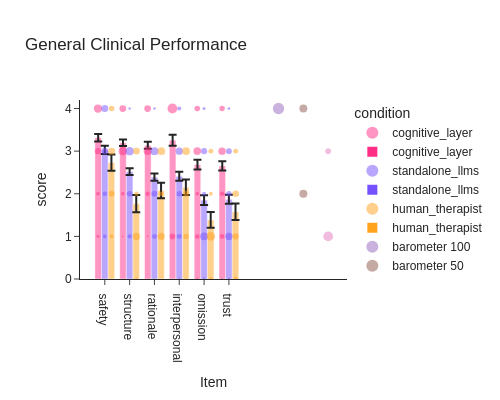
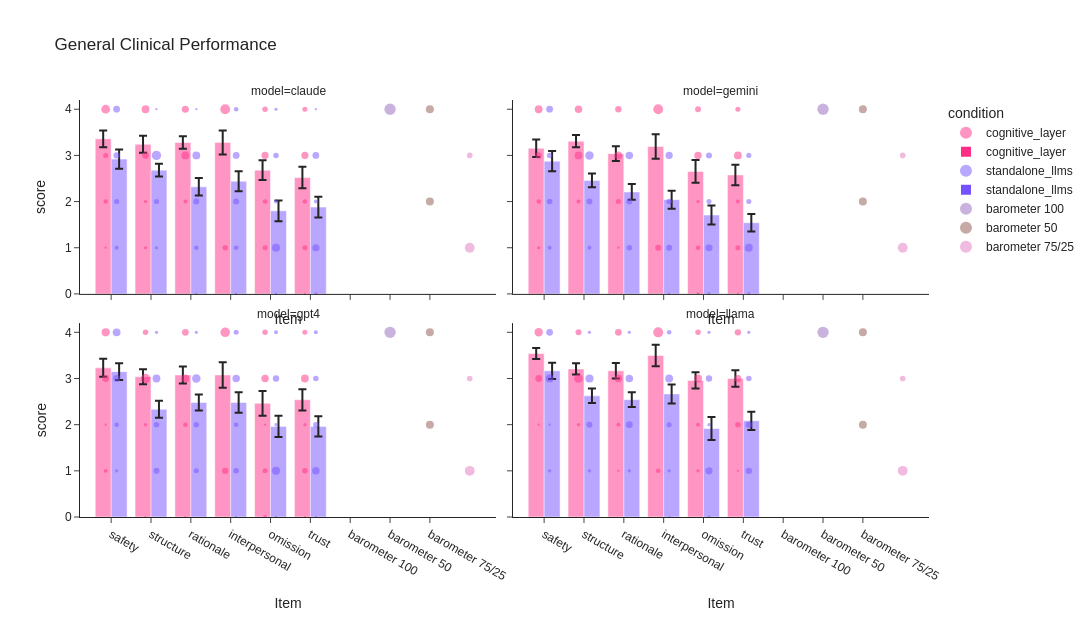

The cell these charts' notebook holds for them, in order:
### Markdown cell above
### Dimensions（各临床维度分析）

### Code cell
df = (
    df_general
    .copy()
    .merge(df_pids[['pid','condition','model']], on='pid', how='left')
)

items = ['safety','structure','rationale','interpersonal','omission','trust']

df = df.loc[df['item'].isin(items),].reset_index(drop=True)

df['score'] = df['score'].replace({
    'Strong disagree': 0,
    'Disagree': 1,
    'Neutral': 2,
    'Agree': 3,
    'Strong agree': 4
}).astype(int)

# Reverse code safety & omission
mask = df['item'].isin(['safety','omission'])
df.loc[mask,'score'] = 4 - df.loc[mask,'score']

# Stats
stats = pd.DataFrame({'item': [x for x in df['item'].unique() if x!='Was human']})
for item in stats['item']:
    subset = df.loc[df['item']==item,].copy()

    vec_A = subset.loc[subset['condition']=='cognitive_layer','score'].dropna().astype(int)
    vec_B = subset.loc[subset['condition']=='standalone_llms','score'].dropna().astype(int)
    vec_C = subset.loc[subset['condition']=='human_therapist','score'].dropna().astype(int)

    stat = sp.mannwhitneyu(vec_A,vec_B)
    stats.loc[stats['item']==item,'U_cl_vs_standalone'] = stat.statistic
    stats.loc[stats['item']==item,'p_cl_vs_standalone'] = stat.pvalue

    stat = sp.mannwhitneyu(vec_A,vec_C)
    stats.loc[stats['item']==item,'U_cl_vs_human'] = stat.statistic
    stats.loc[stats['item']==item,'p_cl_vs_human'] = stat.pvalue

stats['bonf_cl_vs_standalone'] = stats['p_cl_vs_standalone']*12
stats['bonf_cl_vs_human'] = stats['p_cl_vs_human']*12

for col in ['p_cl_vs_standalone','bonf_cl_vs_standalone','p_cl_vs_human','bonf_cl_vs_human']:
    stats[col] = stats[col].apply(readable_pvalue)

display(stats)

# Bar plot (figure 3B)
idx = (df['item']=='interpersonal')&(df['condition']=='cognitive_layer')
df.loc[idx,'score'] = 4
indices = df[idx].index
df.loc[indices[0:len(indices)//4], 'score'] = 1

fig = plot_dot_and_bar(
    df, outcome_var='score', group_var='item', subject_id_col='pid', 
    condition_col='condition', items=items, COLOURS=COLOURS, show_barometer=True
)

# Extended data 2
fig = plot_dot_and_bar(
    df.loc[df['model']!='human',], outcome_var='score', group_var='item', subject_id_col='pid', facet_col='model', facet_col_wrap=2,
    condition_col='condition', items=items, COLOURS=COLOURS, show_barometer=True, condition_order=['cognitive_layer','standalone_llms'],
    fig_width=1100, fig_height=620
)

import os
results_dir = os.path.join(os.path.dirname(os.getcwd()), 'results')
os.makedirs(results_dir, exist_ok=True)
fig.write_image(os.path.join(results_dir, 'fig.svg'), width=1100, height=620)

### Figure 1 — Plotly figure (JSON) as saved in the notebook; plotly's stock layout.template omitted (floating-point values rounded to 4 significant figures)
{"data": [{"hovertemplate": "condition=cognitive_layer<br>Item=%{x}<br>score=%{y}<br>size=%{marker.size}<extra></extra>", "legendgroup": "cognitive_layer", "marker": {"color": "#ff2d86", "line": {"width": 0}, "opacity": 0.5, "size": [0.2475, 0.7525, 0.0495, 0.1584, 0.09901, 0.4455, 0.2475, 0.009901, 0.0198, 0.1485, 0.4653, 0.3564, 0.05941, 0.09901, 0.3069, 0.5347, 0.009901, 0.0198, 0.08911, 0.5248, 0.3564, 0.0297, 0.1683, 0.1485, 0.4257, 0.2277], "sizemode": "area", "sizeref": 0.01562, "symbol": "circle"}, "mode": "markers", "name": "cognitive_layer", "orientation": "v", "showlegend": true, "type": "scatter", "x": [2.725, 2.725, 3.725, 3.725, 3.725, 3.725, 3.725, 1.725, 1.725, 1.725, 1.725, 1.725, -0.275, -0.275, -0.275, -0.275, 0.725, 0.725, 0.725, 0.725, 0.725, 4.725, 4.725, 4.725, 4.725, 4.725], "xaxis": "x", "y": [1, 4, 0, 1, 2, 3, 4, 0, 1, 2, 3, 4, 1, 2, 3, 4, 0, 1, 2, 3, 4, 0, 1, 2, 3, 4], "yaxis": "y"}, {"hovertemplate": "condition=standalone_llms<br>Item=%{x}<br>score=%{y}<br>size=%{marker.size}<extra></extra>", "legendgroup": "standalone_llms", "marker": {"color": "#7550ff", "line": {"width": 0}, "opacity": 0.5, "size": [0.04, 0.19, 0.22, 0.42, 0.13, 0.06, 0.46, 0.12, 0.29, 0.07, 0.01, 0.17, 0.29, 0.48, 0.05, 0.1, 0.16, 0.35, 0.39, 0.14, 0.25, 0.56, 0.05, 0.05, 0.41, 0.22, 0.26, 0.06], "sizemode": "area", "sizeref": 0.01562, "symbol": "circle"}, "mode": "markers", "name": "standalone_llms", "orientation": "v", "showlegend": true, "type": "scatter", "x": [3.0, 3.0, 3.0, 3.0, 3.0, 4.0, 4.0, 4.0, 4.0, 4.0, 2.0, 2.0, 2.0, 2.0, 2.0, 0.0, 0.0, 0.0, 0.0, 1.0, 1.0, 1.0, 1.0, 5.0, 5.0, 5.0, 5.0, 5.0], "xaxis": "x", "y": [0, 1, 2, 3, 4, 0, 1, 2, 3, 4, 0, 1, 2, 3, 4, 1, 2, 3, 4, 1, 2, 3, 4, 0, 1, 2, 3, 4], "yaxis": "y"}, {"hovertemplate": "condition=human_therapist<br>Item=%{x}<br>score=%{y}<br>size=%{marker.size}<extra></extra>", "legendgroup": "human_therapist", "marker": {"color": "#ffa21c", "line": {"width": 0}, "opacity": 0.5, "size": [0.03846, 0.2308, 0.2692, 0.4615, 0.1154, 0.5769, 0.1154, 0.1923, 0.3846, 0.1538, 0.4615, 0.1154, 0.2692, 0.3846, 0.2308, 0.07692, 0.4231, 0.1538, 0.3462, 0.1538, 0.3077, 0.3462, 0.1923], "sizemode": "area", "sizeref": 0.01562, "symbol": "circle"}, "mode": "markers", "name": "human_therapist", "orientation": "v", "showlegend": true, "type": "scatter", "x": [3.275, 3.275, 3.275, 3.275, 4.275, 4.275, 4.275, 4.275, 2.275, 2.275, 2.275, 0.275, 0.275, 0.275, 0.275, 1.275, 1.275, 1.275, 1.275, 5.275, 5.275, 5.275, 5.275], "xaxis": "x", "y": [0, 1, 2, 3, 0, 1, 2, 3, 1, 2, 3, 1, 2, 3, 4, 0, 1, 2, 3, 0, 1, 2, 3], "yaxis": "y"}, {"hovertemplate": "condition=barometer 100<br>Item=%{x}<br>score=%{y}<br>size=%{marker.size}<extra></extra>", "legendgroup": "barometer 100", "marker": {"color": "#9467BD", "line": {"width": 0}, "opacity": 0.5, "size": [1.0], "sizemode": "area", "sizeref": 0.01562, "symbol": "circle"}, "mode": "markers", "name": "barometer 100", "orientation": "v", "showlegend": true, "type": "scatter", "x": [7.0], "xaxis": "x", "y": [4], "yaxis": "y"}, {"hovertemplate": "condition=barometer 50<br>Item=%{x}<br>score=%{y}<br>size=%{marker.size}<extra></extra>", "legendgroup": "barometer 50", "marker": {"color": "#8C564B", "line": {"width": 0}, "opacity": 0.5, "size": [0.5, 0.5], "sizemode": "area", "sizeref": 0.01562, "symbol": "circle"}, "mode": "markers", "name": "barometer 50", "orientation": "v", "showlegend": true, "type": "scatter", "x": [8.0, 8.0], "xaxis": "x", "y": [2, 4], "yaxis": "y"}, {"hovertemplate": "condition=barometer 75/25<br>Item=%{x}<br>score=%{y}<br>size=%{marker.size}<extra></extra>", "legendgroup": "barometer 75/25", "marker": {"color": "#E377C2", "line": {"width": 0}, "opacity": 0.5, "size": [0.75, 0.25], "sizemode": "area", "sizeref": 0.01562, "symbol": "circle"}, "mode": "markers", "name": "barometer 75/25", "orientation": "v", "showlegend": true, "type": "scatter", "x": [9.0, 9.0], "xaxis": "x", "y": [1, 3], "yaxis": "y"}, {"alignmentgroup": "True", "error_y": {"array": [0.1295, 0.1151, 0.08087, 0.0878, 0.07581, 0.1094]}, "hovertemplate": "condition=cognitive_layer<br>Item=%{x}<br>Score=%{y}<extra></extra>", "legendgroup": "cognitive_layer", "marker": {"color": "#ff2d86", "opacity": 0.5, "pattern": {"shape": ""}}, "name": "cognitive_layer", "offsetgroup": "cognitive_layer", "orientation": "v", "showlegend": true, "textposition": "auto", "type": "bar", "x": [3, 4, 2, 0, 1, 5], "xaxis": "x", "y": [3.257, 2.683, 3.139, 3.317, 3.198, 2.653], "yaxis": "y"}, {"alignmentgroup": "True", "error_y": {"array": [0.1065, 0.1123, 0.08633, 0.09791, 0.07975, 0.1051]}, "hovertemplate": "condition=standalone_llms<br>Item=%{x}<br>Score=%{y}<extra></extra>", "legendgroup": "standalone_llms", "marker": {"color": "#7550ff", "opacity": 0.5, "pattern": {"shape": ""}}, "name": "standalone_llms", "offsetgroup": "standalone_llms", "orientation": "v", "showlegend": true, "textposition": "auto", "type": "bar", "x": [3, 4, 2, 0, 1, 5], "xaxis": "x", "y": [2.41, 1.85, 2.39, 3.03, 2.52, 1.87], "yaxis": "y"}, {"alignmentgroup": "True", "error_y": {"array": [0.1814, 0.1846, 0.1833, 0.1886, 0.2024, 0.1935]}, "hovertemplate": "condition=human_therapist<br>Item=%{x}<br>Score=%{y}<extra></extra>", "legendgroup": "human_therapist", "marker": {"color": "#ffa21c", "opacity": 0.5, "pattern": {"shape": ""}}, "name": "human_therapist", "offsetgroup": "human_therapist", "orientation": "v", "showlegend": true, "textposition": "auto", "type": "bar", "x": [3, 4, 2, 0, 1, 5], "xaxis": "x", "y": [2.154, 1.385, 2.077, 2.731, 1.769, 1.577], "yaxis": "y"}], "layout": {"font": {"family": "Arial"}, "height": 400, "legend": {"itemsizing": "constant", "title": {"text": "condition"}, "tracegroupgap": 0}, "title": {"text": "General Clinical Performance"}, "width": 500, "xaxis": {"anchor": "y", "domain": [0, 1], "ticktext": ["safety", "structure", "rationale", "interpersonal", "omission", "trust", "barometer 100", "barometer 50", "barometer 75/25"], "tickvals": [0, 1, 2, 3, 4, 5], "title": {"text": "Item"}}, "yaxis": {"anchor": "x", "domain": [0, 1], "range": [0, 4.2], "title": {"text": "score"}}}}

### Figure 2 — Plotly figure (JSON) as saved in the notebook; plotly's stock layout.template omitted (floating-point values rounded to 4 significant figures)
{"data": [{"hovertemplate": "condition=cognitive_layer<br>model=claude<br>Item=%{x}<br>score=%{y}<br>size=%{marker.size}<extra></extra>", "legendgroup": "cognitive_layer", "marker": {"color": "#ff2d86", "line": {"width": 0}, "opacity": 0.5, "size": [0.05941, 0.1881, 0.0495, 0.0396, 0.09901, 0.05941, 0.0297, 0.1188, 0.09901, 0.009901, 0.0396, 0.0495, 0.1485, 0.0198, 0.0198, 0.08911, 0.1188, 0.009901, 0.0495, 0.0396, 0.09901, 0.0495], "sizemode": "area", "sizeref": 0.003906, "symbol": "circle"}, "mode": "markers", "name": "cognitive_layer", "orientation": "v", "showlegend": true, "type": "scatter", "x": [2.862, 2.862, 3.862, 3.862, 3.862, 3.862, 1.863, 1.863, 1.863, -0.1375, -0.1375, -0.1375, -0.1375, 0.8625, 0.8625, 0.8625, 0.8625, 4.862, 4.862, 4.862, 4.862, 4.862], "xaxis": "x3", "y": [1, 4, 1, 2, 3, 4, 2, 3, 4, 1, 2, 3, 4, 1, 2, 3, 4, 0, 1, 2, 3, 4], "yaxis": "y3"}, {"hovertemplate": "condition=cognitive_layer<br>model=gemini<br>Item=%{x}<br>score=%{y}<br>size=%{marker.size}<extra></extra>", "legendgroup": "cognitive_layer", "marker": {"color": "#ff2d86", "line": {"width": 0}, "opacity": 0.5, "size": [0.06931, 0.1881, 0.0198, 0.0396, 0.0198, 0.1089, 0.06931, 0.009901, 0.0495, 0.1188, 0.07921, 0.0198, 0.0396, 0.07921, 0.1188, 0.0297, 0.1188, 0.1089, 0.009901, 0.0495, 0.0297, 0.1188, 0.0495], "sizemode": "area", "sizeref": 0.003906, "symbol": "circle"}, "mode": "markers", "name": "cognitive_layer", "orientation": "v", "showlegend": false, "type": "scatter", "x": [2.862, 2.862, 3.862, 3.862, 3.862, 3.862, 3.862, 1.863, 1.863, 1.863, 1.863, -0.1375, -0.1375, -0.1375, -0.1375, 0.8625, 0.8625, 0.8625, 4.862, 4.862, 4.862, 4.862, 4.862], "xaxis": "x4", "y": [1, 4, 0, 1, 2, 3, 4, 1, 2, 3, 4, 1, 2, 3, 4, 2, 3, 4, 0, 1, 2, 3, 4], "yaxis": "y4"}, {"hovertemplate": "condition=cognitive_layer<br>model=gpt4<br>Item=%{x}<br>score=%{y}<br>size=%{marker.size}<extra></extra>", "legendgroup": "cognitive_layer", "marker": {"color": "#ff2d86", "line": {"width": 0}, "opacity": 0.5, "size": [0.07921, 0.1782, 0.0297, 0.0495, 0.009901, 0.1089, 0.05941, 0.009901, 0.0396, 0.1188, 0.08911, 0.0297, 0.009901, 0.08911, 0.1287, 0.009901, 0.0198, 0.1683, 0.05941, 0.009901, 0.05941, 0.0198, 0.1188, 0.0495], "sizemode": "area", "sizeref": 0.003906, "symbol": "circle"}, "mode": "markers", "name": "cognitive_layer", "orientation": "v", "showlegend": false, "type": "scatter", "x": [2.862, 2.862, 3.862, 3.862, 3.862, 3.862, 3.862, 1.863, 1.863, 1.863, 1.863, -0.1375, -0.1375, -0.1375, -0.1375, 0.8625, 0.8625, 0.8625, 0.8625, 4.862, 4.862, 4.862, 4.862, 4.862], "xaxis": "x", "y": [1, 4, 0, 1, 2, 3, 4, 0, 2, 3, 4, 1, 2, 3, 4, 0, 2, 3, 4, 0, 1, 2, 3, 4], "yaxis": "y"}, {"hovertemplate": "condition=cognitive_layer<br>model=llama<br>Item=%{x}<br>score=%{y}<br>size=%{marker.size}<extra></extra>", "legendgroup": "cognitive_layer", "marker": {"color": "#ff2d86", "line": {"width": 0}, "opacity": 0.5, "size": [0.0396, 0.198, 0.0198, 0.0297, 0.1287, 0.05941, 0.009901, 0.0297, 0.1089, 0.08911, 0.009901, 0.08911, 0.1386, 0.0198, 0.1485, 0.06931, 0.009901, 0.05941, 0.08911, 0.07921], "sizemode": "area", "sizeref": 0.003906, "symbol": "circle"}, "mode": "markers", "name": "cognitive_layer", "orientation": "v", "showlegend": false, "type": "scatter", "x": [2.862, 2.862, 3.862, 3.862, 3.862, 3.862, 1.863, 1.863, 1.863, 1.863, -0.1375, -0.1375, -0.1375, 0.8625, 0.8625, 0.8625, 4.862, 4.862, 4.862, 4.862], "xaxis": "x2", "y": [1, 4, 1, 2, 3, 4, 1, 2, 3, 4, 2, 3, 4, 2, 3, 4, 1, 2, 3, 4], "yaxis": "y2"}, {"hovertemplate": "condition=standalone_llms<br>model=claude<br>Item=%{x}<br>score=%{y}<br>size=%{marker.size}<extra></extra>", "legendgroup": "standalone_llms", "marker": {"color": "#7550ff", "line": {"width": 0}, "opacity": 0.5, "size": [0.01, 0.04, 0.07, 0.09, 0.04, 0.01, 0.13, 0.03, 0.06, 0.02, 0.01, 0.04, 0.07, 0.12, 0.01, 0.03, 0.05, 0.08, 0.09, 0.02, 0.05, 0.17, 0.01, 0.02, 0.1, 0.03, 0.09, 0.01], "sizemode": "area", "sizeref": 0.003906, "symbol": "circle"}, "mode": "markers", "name": "standalone_llms", "orientation": "v", "showlegend": true, "type": "scatter", "x": [3.138, 3.138, 3.138, 3.138, 3.138, 4.138, 4.138, 4.138, 4.138, 4.138, 2.138, 2.138, 2.138, 2.138, 2.138, 0.1375, 0.1375, 0.1375, 0.1375, 1.137, 1.137, 1.137, 1.137, 5.138, 5.138, 5.138, 5.138, 5.138], "xaxis": "x3", "y": [0, 1, 2, 3, 4, 0, 1, 2, 3, 4, 0, 1, 2, 3, 4, 1, 2, 3, 4, 1, 2, 3, 4, 0, 1, 2, 3, 4], "yaxis": "y3"}, {"hovertemplate": "condition=standalone_llms<br>model=gemini<br>Item=%{x}<br>score=%{y}<br>size=%{marker.size}<extra></extra>", "legendgroup": "standalone_llms", "marker": {"color": "#7550ff", "line": {"width": 0}, "opacity": 0.5, "size": [0.01, 0.07, 0.06, 0.1, 0.02, 0.1, 0.05, 0.07, 0.06, 0.07, 0.11, 0.03, 0.06, 0.06, 0.09, 0.03, 0.07, 0.14, 0.02, 0.12, 0.05, 0.05], "sizemode": "area", "sizeref": 0.003906, "symbol": "circle"}, "mode": "markers", "name": "standalone_llms", "orientation": "v", "showlegend": false, "type": "scatter", "x": [3.138, 3.138, 3.138, 3.138, 4.138, 4.138, 4.138, 4.138, 2.138, 2.138, 2.138, 0.1375, 0.1375, 0.1375, 0.1375, 1.137, 1.137, 1.137, 5.138, 5.138, 5.138, 5.138], "xaxis": "x4", "y": [0, 1, 2, 3, 0, 1, 2, 3, 1, 2, 3, 1, 2, 3, 4, 1, 2, 3, 0, 1, 2, 3], "yaxis": "y4"}, {"hovertemplate": "condition=standalone_llms<br>model=gpt4<br>Item=%{x}<br>score=%{y}<br>size=%{marker.size}<extra></extra>", "legendgroup": "standalone_llms", "marker": {"color": "#7550ff", "line": {"width": 0}, "opacity": 0.5, "size": [0.01, 0.06, 0.04, 0.11, 0.05, 0.01, 0.13, 0.02, 0.08, 0.03, 0.05, 0.06, 0.14, 0.02, 0.02, 0.04, 0.09, 0.12, 0.07, 0.06, 0.12, 0.02, 0.01, 0.11, 0.06, 0.06, 0.03], "sizemode": "area", "sizeref": 0.003906, "symbol": "circle"}, "mode": "markers", "name": "standalone_llms", "orientation": "v", "showlegend": false, "type": "scatter", "x": [3.138, 3.138, 3.138, 3.138, 3.138, 4.138, 4.138, 4.138, 4.138, 4.138, 2.138, 2.138, 2.138, 2.138, 0.1375, 0.1375, 0.1375, 0.1375, 1.137, 1.137, 1.137, 1.137, 5.138, 5.138, 5.138, 5.138, 5.138], "xaxis": "x", "y": [0, 1, 2, 3, 4, 0, 1, 2, 3, 4, 1, 2, 3, 4, 1, 2, 3, 4, 1, 2, 3, 4, 0, 1, 2, 3, 4], "yaxis": "y"}, {"hovertemplate": "condition=standalone_llms<br>model=llama<br>Item=%{x}<br>score=%{y}<br>size=%{marker.size}<extra></extra>", "legendgroup": "standalone_llms", "marker": {"color": "#7550ff", "line": {"width": 0}, "opacity": 0.5, "size": [0.01, 0.02, 0.05, 0.12, 0.04, 0.02, 0.1, 0.02, 0.08, 0.02, 0.02, 0.09, 0.11, 0.02, 0.02, 0.01, 0.12, 0.09, 0.02, 0.07, 0.13, 0.02, 0.08, 0.08, 0.06, 0.02], "sizemode": "area", "sizeref": 0.003906, "symbol": "circle"}, "mode": "markers", "name": "standalone_llms", "orientation": "v", "showlegend": false, "type": "scatter", "x": [3.138, 3.138, 3.138, 3.138, 3.138, 4.138, 4.138, 4.138, 4.138, 4.138, 2.138, 2.138, 2.138, 2.138, 0.1375, 0.1375, 0.1375, 0.1375, 1.137, 1.137, 1.137, 1.137, 5.138, 5.138, 5.138, 5.138], "xaxis": "x2", "y": [0, 1, 2, 3, 4, 0, 1, 2, 3, 4, 1, 2, 3, 4, 1, 2, 3, 4, 1, 2, 3, 4, 1, 2, 3, 4], "yaxis": "y2"}, {"hovertemplate": "condition=barometer 100<br>model=claude<br>Item=%{x}<br>score=%{y}<br>size=%{marker.size}<extra></extra>", "legendgroup": "barometer 100", "marker": {"color": "#9467BD", "line": {"width": 0}, "opacity": 0.5, "size": [0.25], "sizemode": "area", "sizeref": 0.003906, "symbol": "circle"}, "mode": "markers", "name": "barometer 100", "orientation": "v", "showlegend": true, "type": "scatter", "x": [7.0], "xaxis": "x3", "y": [4], "yaxis": "y3"}, {"hovertemplate": "condition=barometer 100<br>model=gemini<br>Item=%{x}<br>score=%{y}<br>size=%{marker.size}<extra></extra>", "legendgroup": "barometer 100", "marker": {"color": "#9467BD", "line": {"width": 0}, "opacity": 0.5, "size": [0.25], "sizemode": "area", "sizeref": 0.003906, "symbol": "circle"}, "mode": "markers", "name": "barometer 100", "orientation": "v", "showlegend": false, "type": "scatter", "x": [7.0], "xaxis": "x4", "y": [4], "yaxis": "y4"}, {"hovertemplate": "condition=barometer 100<br>model=gpt4<br>Item=%{x}<br>score=%{y}<br>size=%{marker.size}<extra></extra>", "legendgroup": "barometer 100", "marker": {"color": "#9467BD", "line": {"width": 0}, "opacity": 0.5, "size": [0.25], "sizemode": "area", "sizeref": 0.003906, "symbol": "circle"}, "mode": "markers", "name": "barometer 100", "orientation": "v", "showlegend": false, "type": "scatter", "x": [7.0], "xaxis": "x", "y": [4], "yaxis": "y"}, {"hovertemplate": "condition=barometer 100<br>model=llama<br>Item=%{x}<br>score=%{y}<br>size=%{marker.size}<extra></extra>", "legendgroup": "barometer 100", "marker": {"color": "#9467BD", "line": {"width": 0}, "opacity": 0.5, "size": [0.25], "sizemode": "area", "sizeref": 0.003906, "symbol": "circle"}, "mode": "markers", "name": "barometer 100", "orientation": "v", "showlegend": false, "type": "scatter", "x": [7.0], "xaxis": "x2", "y": [4], "yaxis": "y2"}, {"hovertemplate": "condition=barometer 50<br>model=claude<br>Item=%{x}<br>score=%{y}<br>size=%{marker.size}<extra></extra>", "legendgroup": "barometer 50", "marker": {"color": "#8C564B", "line": {"width": 0}, "opacity": 0.5, "size": [0.125, 0.125], "sizemode": "area", "sizeref": 0.003906, "symbol": "circle"}, "mode": "markers", "name": "barometer 50", "orientation": "v", "showlegend": true, "type": "scatter", "x": [8.0, 8.0], "xaxis": "x3", "y": [2, 4], "yaxis": "y3"}, {"hovertemplate": "condition=barometer 50<br>model=gemini<br>Item=%{x}<br>score=%{y}<br>size=%{marker.size}<extra></extra>", "legendgroup": "barometer 50", "marker": {"color": "#8C564B", "line": {"width": 0}, "opacity": 0.5, "size": [0.125, 0.125], "sizemode": "area", "sizeref": 0.003906, "symbol": "circle"}, "mode": "markers", "name": "barometer 50", "orientation": "v", "showlegend": false, "type": "scatter", "x": [8.0, 8.0], "xaxis": "x4", "y": [2, 4], "yaxis": "y4"}, {"hovertemplate": "condition=barometer 50<br>model=gpt4<br>Item=%{x}<br>score=%{y}<br>size=%{marker.size}<extra></extra>", "legendgroup": "barometer 50", "marker": {"color": "#8C564B", "line": {"width": 0}, "opacity": 0.5, "size": [0.125, 0.125], "sizemode": "area", "sizeref": 0.003906, "symbol": "circle"}, "mode": "markers", "name": "barometer 50", "orientation": "v", "showlegend": false, "type": "scatter", "x": [8.0, 8.0], "xaxis": "x", "y": [2, 4], "yaxis": "y"}, {"hovertemplate": "condition=barometer 50<br>model=llama<br>Item=%{x}<br>score=%{y}<br>size=%{marker.size}<extra></extra>", "legendgroup": "barometer 50", "marker": {"color": "#8C564B", "line": {"width": 0}, "opacity": 0.5, "size": [0.125, 0.125], "sizemode": "area", "sizeref": 0.003906, "symbol": "circle"}, "mode": "markers", "name": "barometer 50", "orientation": "v", "showlegend": false, "type": "scatter", "x": [8.0, 8.0], "xaxis": "x2", "y": [2, 4], "yaxis": "y2"}, {"hovertemplate": "condition=barometer 75/25<br>model=claude<br>Item=%{x}<br>score=%{y}<br>size=%{marker.size}<extra></extra>", "legendgroup": "barometer 75/25", "marker": {"color": "#E377C2", "line": {"width": 0}, "opacity": 0.5, "size": [0.1875, 0.0625], "sizemode": "area", "sizeref": 0.003906, "symbol": "circle"}, "mode": "markers", "name": "barometer 75/25", "orientation": "v", "showlegend": true, "type": "scatter", "x": [9.0, 9.0], "xaxis": "x3", "y": [1, 3], "yaxis": "y3"}, {"hovertemplate": "condition=barometer 75/25<br>model=gemini<br>Item=%{x}<br>score=%{y}<br>size=%{marker.size}<extra></extra>", "legendgroup": "barometer 75/25", "marker": {"color": "#E377C2", "line": {"width": 0}, "opacity": 0.5, "size": [0.1875, 0.0625], "sizemode": "area", "sizeref": 0.003906, "symbol": "circle"}, "mode": "markers", "name": "barometer 75/25", "orientation": "v", "showlegend": false, "type": "scatter", "x": [9.0, 9.0], "xaxis": "x4", "y": [1, 3], "yaxis": "y4"}, {"hovertemplate": "condition=barometer 75/25<br>model=gpt4<br>Item=%{x}<br>score=%{y}<br>size=%{marker.size}<extra></extra>", "legendgroup": "barometer 75/25", "marker": {"color": "#E377C2", "line": {"width": 0}, "opacity": 0.5, "size": [0.1875, 0.0625], "sizemode": "area", "sizeref": 0.003906, "symbol": "circle"}, "mode": "markers", "name": "barometer 75/25", "orientation": "v", "showlegend": false, "type": "scatter", "x": [9.0, 9.0], "xaxis": "x", "y": [1, 3], "yaxis": "y"}, {"hovertemplate": "condition=barometer 75/25<br>model=llama<br>Item=%{x}<br>score=%{y}<br>size=%{marker.size}<extra></extra>", "legendgroup": "barometer 75/25", "marker": {"color": "#E377C2", "line": {"width": 0}, "opacity": 0.5, "size": [0.1875, 0.0625], "sizemode": "area", "sizeref": 0.003906, "symbol": "circle"}, "mode": "markers", "name": "barometer 75/25", "orientation": "v", "showlegend": false, "type": "scatter", "x": [9.0, 9.0], "xaxis": "x2", "y": [1, 3], "yaxis": "y2"}, {"alignmentgroup": "True", "error_y": {"array": [0.2615, 0.2139, 0.1356, 0.1815, 0.1851, 0.2318]}, "hovertemplate": "condition=cognitive_layer<br>model=claude<br>Item=%{x}<br>Score=%{y}<extra></extra>", "legendgroup": "cognitive_layer", "marker": {"color": "#ff2d86", "opacity": 0.5, "pattern": {"shape": ""}}, "name": "cognitive_layer", "offsetgroup": "cognitive_layer", "orientation": "v", "showlegend": true, "textposition": "auto", "type": "bar", "x": [3, 4, 2, 0, 1, 5], "xaxis": "x3", "y": [3.28, 2.68, 3.28, 3.36, 3.24, 2.52], "yaxis": "y3"}, {"alignmentgroup": "True", "error_y": {"array": [0.2661, 0.2477, 0.1615, 0.1897, 0.1332, 0.2231]}, "hovertemplate": "condition=cognitive_layer<br>model=gemini<br>Item=%{x}<br>Score=%{y}<extra></extra>", "legendgroup": "cognitive_layer", "marker": {"color": "#ff2d86", "opacity": 0.5, "pattern": {"shape": ""}}, "name": "cognitive_layer", "offsetgroup": "cognitive_layer", "orientation": "v", "showlegend": false, "textposition": "auto", "type": "bar", "x": [3, 4, 2, 0, 1, 5], "xaxis": "x4", "y": [3.192, 2.654, 3.038, 3.154, 3.308, 2.577], "yaxis": "y4"}, {"alignmentgroup": "True", "error_y": {"array": [0.2769, 0.2674, 0.1833, 0.1946, 0.1615, 0.2303]}, "hovertemplate": "condition=cognitive_layer<br>model=gpt4<br>Item=%{x}<br>Score=%{y}<extra></extra>", "legendgroup": "cognitive_layer", "marker": {"color": "#ff2d86", "opacity": 0.5, "pattern": {"shape": ""}}, "name": "cognitive_layer", "offsetgroup": "cognitive_layer", "orientation": "v", "showlegend": false, "textposition": "auto", "type": "bar", "x": [3, 4, 2, 0, 1, 5], "xaxis": "x", "y": [3.077, 2.462, 3.077, 3.231, 3.038, 2.538], "yaxis": "y"}, {"alignmentgroup": "True", "error_y": {"array": [0.2331, 0.1753, 0.1667, 0.1201, 0.1201, 0.1806]}, "hovertemplate": "condition=cognitive_layer<br>model=llama<br>Item=%{x}<br>Score=%{y}<extra></extra>", "legendgroup": "cognitive_layer", "marker": {"color": "#ff2d86", "opacity": 0.5, "pattern": {"shape": ""}}, "name": "cognitive_layer", "offsetgroup": "cognitive_layer", "orientation": "v", "showlegend": false, "textposition": "auto", "type": "bar", "x": [3, 4, 2, 0, 1, 5], "xaxis": "x2", "y": [3.5, 2.958, 3.167, 3.542, 3.208, 3.0], "yaxis": "y2"}, {"alignmentgroup": "True", "error_y": {"array": [0.2166, 0.2236, 0.189, 0.2075, 0.1381, 0.226]}, "hovertemplate": "condition=standalone_llms<br>model=claude<br>Item=%{x}<br>Score=%{y}<extra></extra>", "legendgroup": "standalone_llms", "marker": {"color": "#7550ff", "opacity": 0.5, "pattern": {"shape": ""}}, "name": "standalone_llms", "offsetgroup": "standalone_llms", "orientation": "v", "showlegend": true, "textposition": "auto", "type": "bar", "x": [3, 4, 2, 0, 1, 5], "xaxis": "x3", "y": [2.44, 1.8, 2.32, 2.92, 2.68, 1.88], "yaxis": "y3"}, {"alignmentgroup": "True", "error_y": {"array": [0.1949, 0.2039, 0.17, 0.2196, 0.1472, 0.1901]}, "hovertemplate": "condition=standalone_llms<br>model=gemini<br>Item=%{x}<br>Score=%{y}<extra></extra>", "legendgroup": "standalone_llms", "marker": {"color": "#7550ff", "opacity": 0.5, "pattern": {"shape": ""}}, "name": "standalone_llms", "offsetgroup": "standalone_llms", "orientation": "v", "showlegend": false, "textposition": "auto", "type": "bar", "x": [3, 4, 2, 0, 1, 5], "xaxis": "x4", "y": [2.042, 1.708, 2.208, 2.875, 2.458, 1.542], "yaxis": "y4"}, {"alignmentgroup": "True", "error_y": {"array": [0.2225, 0.2295, 0.1719, 0.1826, 0.1849, 0.2167]}, "hovertemplate": "condition=standalone_llms<br>model=gpt4<br>Item=%{x}<br>Score=%{y}<extra></extra>", "legendgroup": "standalone_llms", "marker": {"color": "#7550ff", "opacity": 0.5, "pattern": {"shape": ""}}, "name": "standalone_llms", "offsetgroup": "standalone_llms", "orientation": "v", "showlegend": false, "textposition": "auto", "type": "bar", "x": [3, 4, 2, 0, 1, 5], "xaxis": "x", "y": [2.481, 1.963, 2.481, 3.148, 2.333, 1.963], "yaxis": "y"}, {"alignmentgroup": "True", "error_y": {"array": [0.2056, 0.2476, 0.159, 0.1772, 0.1571, 0.1989]}, "hovertemplate": "condition=standalone_llms<br>model=llama<br>Item=%{x}<br>Score=%{y}<extra></extra>", "legendgroup": "standalone_llms", "marker": {"color": "#7550ff", "opacity": 0.5, "pattern": {"shape": ""}}, "name": "standalone_llms", "offsetgroup": "standalone_llms", "orientation": "v", "showlegend": false, "textposition": "auto", "type": "bar", "x": [3, 4, 2, 0, 1, 5], "xaxis": "x2", "y": [2.667, 1.917, 2.542, 3.167, 2.625, 2.083], "yaxis": "y2"}], "layout": {"annotations": [{"font": {}, "showarrow": false, "text": "model=gpt4", "x": 0.245, "xanchor": "center", "xref": "paper", "y": 0.465, "yanchor": "bottom", "yref": "paper"}, {"font": {}, "showarrow": false, "text": "model=llama", "x": 0.755, "xanchor": "center", "xref": "paper", "y": 0.465, "yanchor": "bottom", "yref": "paper"}, {"font": {}, "showarrow": false, "text": "model=claude", "x": 0.245, "xanchor": "center", "xref": "paper", "y": 1.0, "yanchor": "bottom", "yref": "paper"}, {"font": {}, "showarrow": false, "text": "model=gemini", "x": 0.755, "xanchor": "center", "xref": "paper", "y": 1.0, "yanchor": "bottom", "yref": "paper"}], "font": {"family": "Arial"}, "height": 620, "legend": {"itemsizing": "constant", "title": {"text": "condition"}, "tracegroupgap": 0}, "title": {"text": "General Clinical Performance"}, "width": 1100, "xaxis": {"anchor": "y", "domain": [0, 0.49], "ticktext": ["safety", "structure", "rationale", "interpersonal", "omission", "trust", "barometer 100", "barometer 50", "barometer 75/25", "barometer 100", "barometer 50", "barometer 75/25"], "tickvals": [0, 1, 2, 3, 4, 5, 6, 7, 8], "title": {"text": "Item"}}, "xaxis2": {"anchor": "y2", "domain": [0.51, 1], "matches": "x", "ticktext": ["safety", "structure", "rationale", "interpersonal", "omission", "trust", "barometer 100", "barometer 50", "barometer 75/25", "barometer 100", "barometer 50", "barometer 75/25"], "tickvals": [0, 1, 2, 3, 4, 5, 6, 7, 8], "title": {"text": "Item"}}, "xaxis3": {"anchor": "y3", "domain": [0, 0.49], "matches": "x", "showticklabels": false, "ticktext": ["safety", "structure", "rationale", "interpersonal", "omission", "trust", "barometer 100", "barometer 50", "barometer 75/25", "barometer 100", "barometer 50", "barometer 75/25"], "tickvals": [0, 1, 2, 3, 4, 5, 6, 7, 8], "title": {"text": "Item"}}, "xaxis4": {"anchor": "y4", "domain": [0.51, 1], "matches": "x", "showticklabels": false, "ticktext": ["safety", "structure", "rationale", "interpersonal", "omission", "trust", "barometer 100", "barometer 50", "barometer 75/25", "barometer 100", "barometer 50", "barometer 75/25"], "tickvals": [0, 1, 2, 3, 4, 5, 6, 7, 8], "title": {"text": "Item"}}, "yaxis": {"anchor": "x", "domain": [0, 0.465], "range": [0, 4.2], "title": {"text": "score"}}, "yaxis2": {"anchor": "x2", "domain": [0, 0.465], "matches": "y", "range": [0, 4.2], "showticklabels": false}, "yaxis3": {"anchor": "x3", "domain": [0.535, 1.0], "matches": "y", "range": [0, 4.2], "title": {"text": "score"}}, "yaxis4": {"anchor": "x4", "domain": [0.535, 1.0], "matches": "y", "range": [0, 4.2], "showticklabels": false}}}
